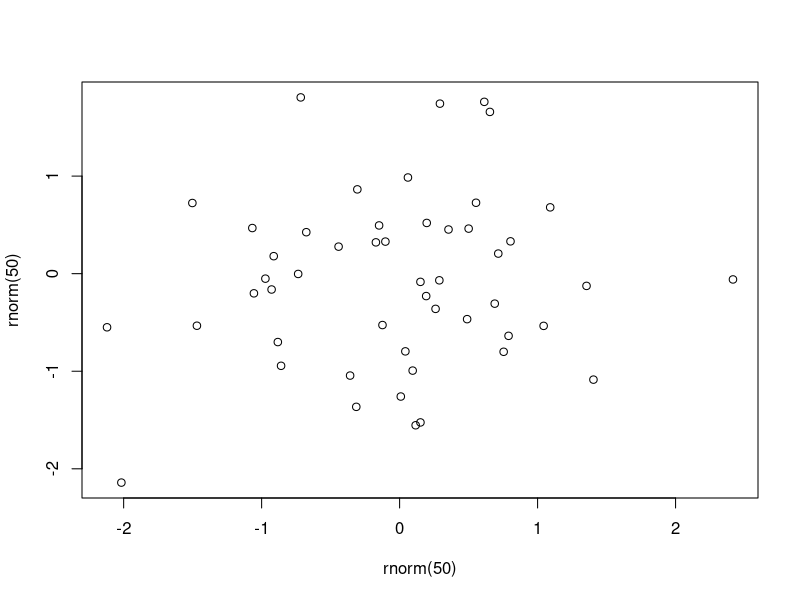

Generate this figure with R:
## ---- chunk 1
knitr::opts_chunk$set(echo = TRUE)
cat("This is run but does not show up in the document.")
## ---- chunk 2
cat("This does not show up in the document, but output does")
## ---- chunk 3
cat("This shows up in the document, output does as well.")
## ---- chunk 4
plot(rnorm(50), rnorm(50))
